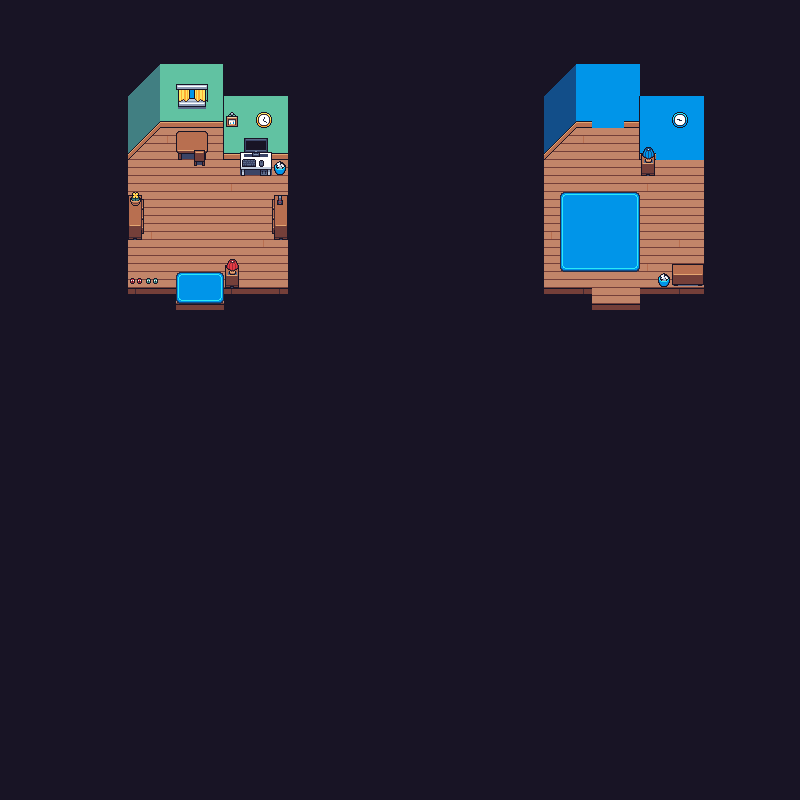

Below is a game level as drawn by its tile map, then a one-line description and the .tmx that defines it (tile-layer data replaced by summaries):
An orthogonal 50x50 tile map with 16x16 px tiles, 6 tile layers (Bottom, Below base, base, Above base, ...).

<map version="1.0" tiledversion="1.0.2" orientation="orthogonal" renderorder="right-down" width="50" height="50" tilewidth="16" tileheight="16" nextobjectid="1">
 <tileset firstgid="1" source="../Tileset/Modern house interior.tsx" />
 <layer name="Bottom" width="50" height="50">
  <data>[2500 cells, 2500 non-empty, 1 distinct tile ids]</data>
 </layer>
 <layer name="Below base" width="50" height="50">
  <data>[2500 cells, 15 non-empty, 4 distinct tile ids]</data>
 </layer>
 <layer name="base" width="50" height="50">
  <data>[2500 cells, 277 non-empty, 19 distinct tile ids]</data>
 </layer>
 <layer name="Above base" width="50" height="50">
  <data>[2500 cells, 108 non-empty, 74 distinct tile ids]</data>
 </layer>
 <layer name="above that" width="50" height="50">
  <data>[2500 cells, 30 non-empty, 13 distinct tile ids]</data>
 </layer>
 <objectgroup name="Object Layer 1" />
 <layer name="Above objects" width="50" height="50">
  <data>[2500 cells, 0 non-empty, 0 distinct tile ids]</data>
 </layer>
</map>